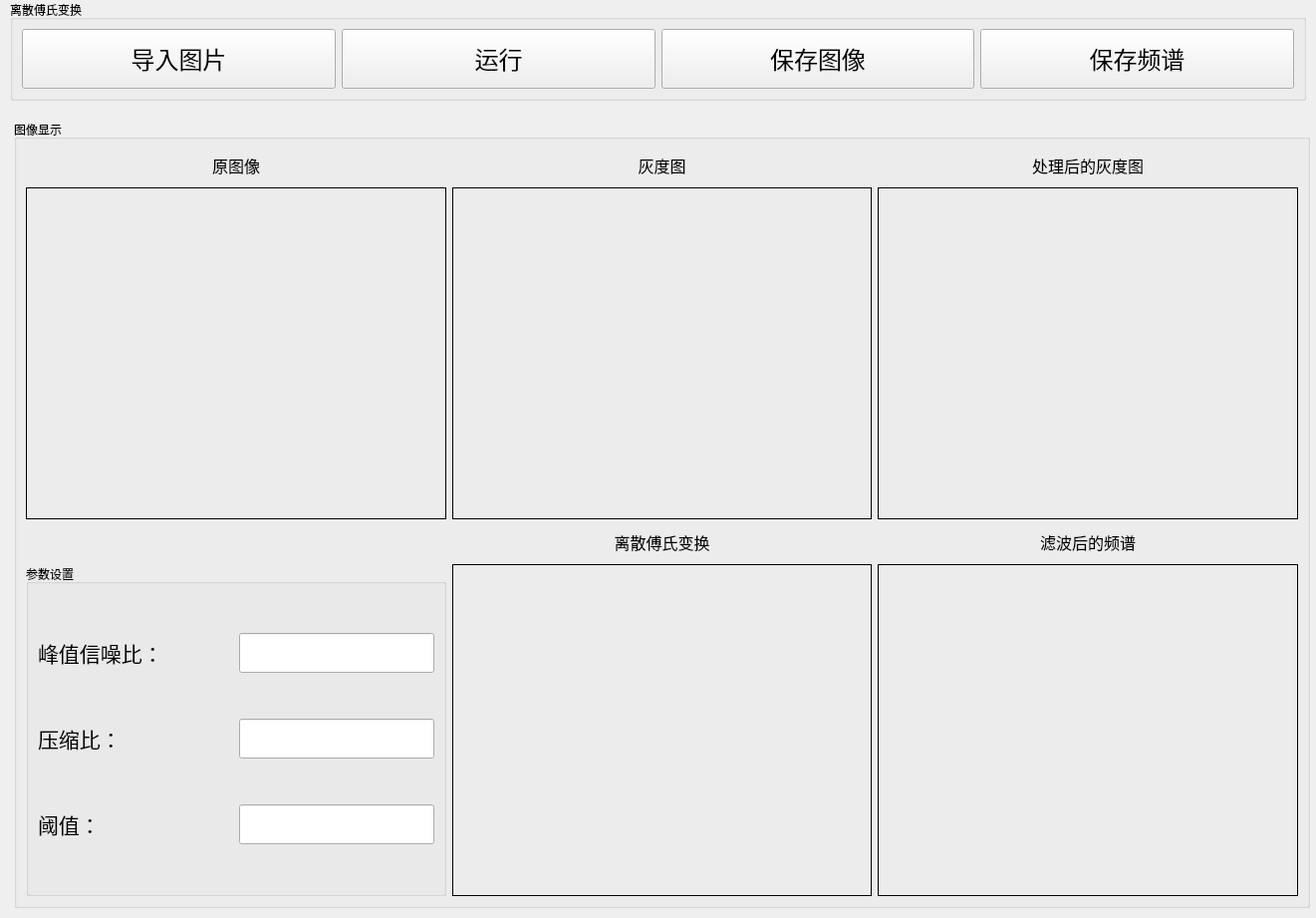
<?xml version="1.0" encoding="UTF-8"?>
<ui version="4.0">
 <class>Form</class>
 <widget class="QWidget" name="Form">
  <property name="geometry">
   <rect>
    <x>0</x>
    <y>0</y>
    <width>1321</width>
    <height>921</height>
   </rect>
  </property>
  <property name="windowTitle">
   <string>Form</string>
  </property>
  <widget class="QGroupBox" name="horizontalGroupBox">
   <property name="geometry">
    <rect>
     <x>10</x>
     <y>0</y>
     <width>1301</width>
     <height>101</height>
    </rect>
   </property>
   <property name="title">
    <string>离散傅氏变换</string>
   </property>
   <layout class="QHBoxLayout" name="horizontalLayout" stretch="1,1,1,1">
    <item>
     <widget class="QPushButton" name="pushButton">
      <property name="minimumSize">
       <size>
        <width>0</width>
        <height>60</height>
       </size>
      </property>
      <property name="sizeIncrement">
       <size>
        <width>170</width>
        <height>20</height>
       </size>
      </property>
      <property name="font">
       <font>
        <family>宋体</family>
        <pointsize>18</pointsize>
       </font>
      </property>
      <property name="text">
       <string>导入图片</string>
      </property>
     </widget>
    </item>
    <item>
     <widget class="QPushButton" name="pushButton_2">
      <property name="minimumSize">
       <size>
        <width>70</width>
        <height>60</height>
       </size>
      </property>
      <property name="maximumSize">
       <size>
        <width>1000</width>
        <height>60</height>
       </size>
      </property>
      <property name="sizeIncrement">
       <size>
        <width>170</width>
        <height>20</height>
       </size>
      </property>
      <property name="font">
       <font>
        <family>宋体</family>
        <pointsize>18</pointsize>
       </font>
      </property>
      <property name="text">
       <string>运行</string>
      </property>
     </widget>
    </item>
    <item>
     <widget class="QPushButton" name="pushButton_3">
      <property name="maximumSize">
       <size>
        <width>16777215</width>
        <height>60</height>
       </size>
      </property>
      <property name="font">
       <font>
        <family>宋体</family>
        <pointsize>18</pointsize>
       </font>
      </property>
      <property name="text">
       <string>保存图像</string>
      </property>
     </widget>
    </item>
    <item>
     <widget class="QPushButton" name="pushButton_4">
      <property name="maximumSize">
       <size>
        <width>16777215</width>
        <height>60</height>
       </size>
      </property>
      <property name="font">
       <font>
        <family>宋体</family>
        <pointsize>18</pointsize>
       </font>
      </property>
      <property name="text">
       <string>保存频谱</string>
      </property>
     </widget>
    </item>
   </layout>
  </widget>
  <widget class="QGroupBox" name="gridGroupBox">
   <property name="geometry">
    <rect>
     <x>14</x>
     <y>120</y>
     <width>1301</width>
     <height>791</height>
    </rect>
   </property>
   <property name="title">
    <string>图像显示</string>
   </property>
   <layout class="QGridLayout" name="gridLayout" rowstretch="1,10,1,10" columnstretch="1,1,1">
    <item row="0" column="0">
     <widget class="QLabel" name="label">
      <property name="font">
       <font>
        <family>宋体</family>
        <pointsize>12</pointsize>
       </font>
      </property>
      <property name="tabletTracking">
       <bool>false</bool>
      </property>
      <property name="text">
       <string>原图像</string>
      </property>
      <property name="alignment">
       <set>Qt::AlignCenter</set>
      </property>
     </widget>
    </item>
    <item row="0" column="1">
     <widget class="QLabel" name="label_3">
      <property name="font">
       <font>
        <family>宋体</family>
        <pointsize>12</pointsize>
       </font>
      </property>
      <property name="tabletTracking">
       <bool>false</bool>
      </property>
      <property name="text">
       <string>灰度图</string>
      </property>
      <property name="alignment">
       <set>Qt::AlignCenter</set>
      </property>
     </widget>
    </item>
    <item row="1" column="1">
     <widget class="QLabel" name="label_grey">
      <property name="styleSheet">
       <string notr="true">border: 1px solid black;</string>
      </property>
      <property name="text">
       <string/>
      </property>
     </widget>
    </item>
    <item row="1" column="0">
     <widget class="QLabel" name="label_origin">
      <property name="styleSheet">
       <string notr="true">border: 1px solid black;</string>
      </property>
      <property name="text">
       <string/>
      </property>
     </widget>
    </item>
    <item row="2" column="1">
     <widget class="QLabel" name="label_4">
      <property name="font">
       <font>
        <family>宋体</family>
        <pointsize>12</pointsize>
       </font>
      </property>
      <property name="tabletTracking">
       <bool>false</bool>
      </property>
      <property name="text">
       <string>离散傅氏变换</string>
      </property>
      <property name="alignment">
       <set>Qt::AlignCenter</set>
      </property>
     </widget>
    </item>
    <item row="3" column="1">
     <widget class="QLabel" name="label_grey_cos">
      <property name="styleSheet">
       <string notr="true">border: 1px solid black;</string>
      </property>
      <property name="text">
       <string/>
      </property>
     </widget>
    </item>
    <item row="0" column="2">
     <widget class="QLabel" name="label_5">
      <property name="font">
       <font>
        <family>宋体</family>
        <pointsize>12</pointsize>
       </font>
      </property>
      <property name="tabletTracking">
       <bool>false</bool>
      </property>
      <property name="text">
       <string>处理后的灰度图</string>
      </property>
      <property name="alignment">
       <set>Qt::AlignCenter</set>
      </property>
     </widget>
    </item>
    <item row="1" column="2">
     <widget class="QLabel" name="label_filter">
      <property name="styleSheet">
       <string notr="true">border: 1px solid black;</string>
      </property>
      <property name="text">
       <string/>
      </property>
     </widget>
    </item>
    <item row="2" column="2">
     <widget class="QLabel" name="label_6">
      <property name="font">
       <font>
        <family>宋体</family>
        <pointsize>12</pointsize>
       </font>
      </property>
      <property name="tabletTracking">
       <bool>false</bool>
      </property>
      <property name="text">
       <string>滤波后的频谱</string>
      </property>
      <property name="alignment">
       <set>Qt::AlignCenter</set>
      </property>
     </widget>
    </item>
    <item row="3" column="2">
     <widget class="QLabel" name="label_filter_cos">
      <property name="styleSheet">
       <string notr="true">border: 1px solid black;</string>
      </property>
      <property name="text">
       <string/>
      </property>
     </widget>
    </item>
    <item row="3" column="0">
     <widget class="QGroupBox" name="gridGroupBox_2">
      <property name="title">
       <string>参数设置</string>
      </property>
      <layout class="QGridLayout" name="gridLayout_2" columnstretch="1,1">
       <item row="1" column="0">
        <widget class="QLabel" name="label_7">
         <property name="minimumSize">
          <size>
           <width>0</width>
           <height>40</height>
          </size>
         </property>
         <property name="font">
          <font>
           <pointsize>16</pointsize>
          </font>
         </property>
         <property name="text">
          <string>压缩比：</string>
         </property>
        </widget>
       </item>
       <item row="1" column="1">
        <widget class="QLineEdit" name="lineEdit_CR">
         <property name="minimumSize">
          <size>
           <width>0</width>
           <height>40</height>
          </size>
         </property>
         <property name="font">
          <font>
           <pointsize>12</pointsize>
          </font>
         </property>
         <property name="text">
          <string/>
         </property>
        </widget>
       </item>
       <item row="0" column="0">
        <widget class="QLabel" name="label_2">
         <property name="minimumSize">
          <size>
           <width>0</width>
           <height>40</height>
          </size>
         </property>
         <property name="font">
          <font>
           <pointsize>16</pointsize>
          </font>
         </property>
         <property name="text">
          <string>峰值信噪比：</string>
         </property>
        </widget>
       </item>
       <item row="0" column="1">
        <widget class="QLineEdit" name="lineEdit_SNR">
         <property name="minimumSize">
          <size>
           <width>0</width>
           <height>40</height>
          </size>
         </property>
         <property name="font">
          <font>
           <pointsize>12</pointsize>
          </font>
         </property>
         <property name="text">
          <string/>
         </property>
        </widget>
       </item>
       <item row="2" column="1">
        <widget class="QLineEdit" name="lineEdit_threshold">
         <property name="minimumSize">
          <size>
           <width>0</width>
           <height>40</height>
          </size>
         </property>
         <property name="font">
          <font>
           <pointsize>12</pointsize>
          </font>
         </property>
         <property name="text">
          <string/>
         </property>
        </widget>
       </item>
       <item row="2" column="0">
        <widget class="QLabel" name="label_9">
         <property name="minimumSize">
          <size>
           <width>0</width>
           <height>40</height>
          </size>
         </property>
         <property name="font">
          <font>
           <pointsize>16</pointsize>
          </font>
         </property>
         <property name="text">
          <string>阈值：</string>
         </property>
        </widget>
       </item>
      </layout>
     </widget>
    </item>
   </layout>
  </widget>
 </widget>
 <resources/>
 <connections/>
</ui>
